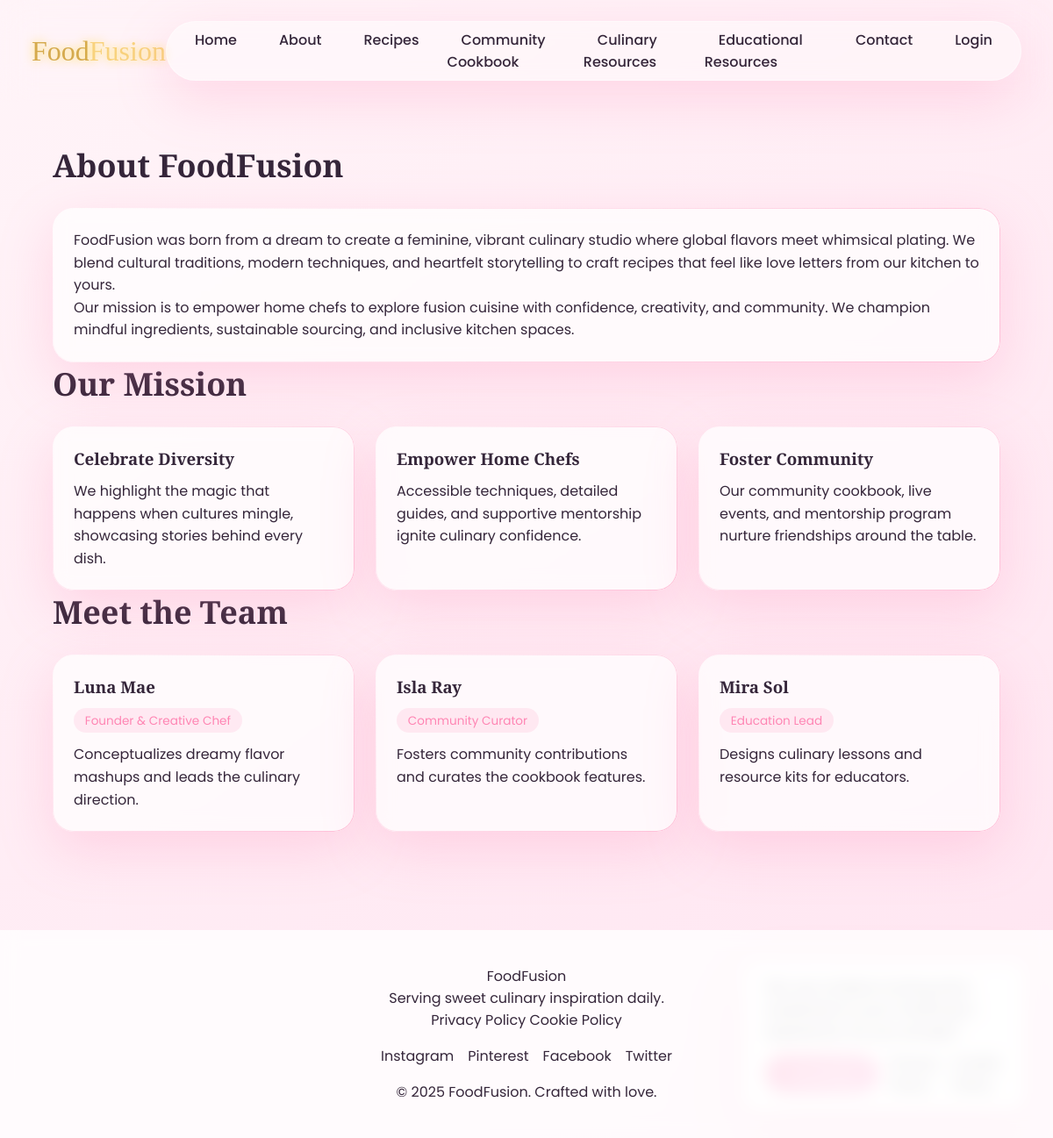
Page /about.php on the committed database.
### tables this page shows
CREATE TABLE team_members (
    id INT AUTO_INCREMENT PRIMARY KEY,
    name VARCHAR(120) NOT NULL,
    role VARCHAR(120) NOT NULL,
    bio TEXT NOT NULL,
    image_url VARCHAR(255) DEFAULT NULL,
    display_order INT DEFAULT 0
);

### includes/functions.php (called while the page is built, shortened)
<?php
function is_logged_in(): bool
{
    return isset($_SESSION['user_id']);
}
function sanitize(string $value): string
{
    return htmlspecialchars($value, ENT_QUOTES, 'UTF-8');
}

### about.php (the view, shortened to what this page needs)
<?php
require_once __DIR__ . '/includes/db.php';
require_once __DIR__ . '/includes/functions.php';
$teamStmt = $pdo->query("SELECT name, role, bio, image_url FROM team_members ORDER BY display_order");
$teamMembers = $teamStmt->fetchAll();
?>
<?php include __DIR__ . '/includes/header.php'; ?>
<section>
    <h1 class="section-title">About FoodFusion</h1>
    <div class="card">
        <p>FoodFusion was born from a dream to create a feminine, vibrant culinary studio where global flavors meet whimsical plating. We blend cultural traditions, modern techniques, and heartfelt storytelling to craft recipes that feel like love letters from our kitchen to yours.</p>
        <p>Our mission is to empower home chefs to explore fusion cuisine with confidence, creativity, and community. We champion mindful ingredients, sustainable sourcing, and inclusive kitchen spaces.</p>
    </div>
</section>
<section>
    <h2 class="section-title">Our Mission</h2>
    <div class="featured-grid">
        <div class="card">
            <h3>Celebrate Diversity</h3>
            <p>We highlight the magic that happens when cultures mingle, showcasing stories behind every dish.</p>
        </div>
        <div class="card">
            <h3>Empower Home Chefs</h3>
            <p>Accessible techniques, detailed guides, and supportive mentorship ignite culinary confidence.</p>
        </div>
        <div class="card">
            <h3>Foster Community</h3>
            <p>Our community cookbook, live events, and mentorship program nurture friendships around the table.</p>
        </div>
    </div>
</section>
<section>
    <h2 class="section-title">Meet the Team</h2>
    <div class="team-grid">
        <?php foreach ($teamMembers as $member): ?>
            <article class="card">
                <h3><?php echo sanitize($member['name']); ?></h3>
                <p class="badge"><?php echo sanitize($member['role']); ?></p>
                <p><?php echo sanitize($member['bio']); ?></p>
            </article>
        <?php endforeach; ?>
    </div>
</section>
<?php include __DIR__ . '/includes/footer.php'; ?>

### includes/header.php (shortened to what this page needs)
<?php
require_once __DIR__ . '/functions.php';
?>
<!DOCTYPE html>
<html lang="en">
<head>
    <link rel="stylesheet" href="assets/css/style.css">
</head>
<body>
<div class="cookie-banner" id="cookieBanner" role="dialog" aria-live="polite">
    <p>We use cookies to bring extra sweetness to your FoodFusion experience. Do you accept?</p>
    <div class="cookie-actions">
        <button class="btn" id="acceptCookies">Absolutely!</button>
        <a href="privacy.php">Privacy Policy</a>
        <a href="cookies.php">Cookie Policy</a>
    </div>
</div>
<header class="site-header">
    <div class="logo">Food<span>Fusion</span></div>
    <nav class="glass-nav" aria-label="Main navigation">
        <ul id="primary-menu">
            <li><a href="index.php">Home</a></li>
            <li><a href="about.php">About</a></li>
            <li><a href="recipes.php">Recipes</a></li>
            <li><a href="community.php">Community Cookbook</a></li>
            <li><a href="culinary_resources.php">Culinary Resources</a></li>
            <li><a href="educational_resources.php">Educational Resources</a></li>
            <li><a href="contact.php">Contact</a></li>
            <?php if (is_logged_in()): ?>
                <li><a href="logout.php">Logout</a></li>
                <?php if (is_admin()): ?>
                    <li><a href="admin.php">Admin</a></li>
                <?php endif; ?>
            <?php else: ?>
                <li><a href="login.php">Login</a></li>
            <?php endif; ?>
        </ul>
    </nav>
</header>
<main>

### includes/footer.php (shortened to what this page needs)
</main>
<footer class="site-footer">
    <div class="footer-brand">Food<span>Fusion</span></div>
    <p>Serving sweet culinary inspiration daily.</p>
    <div class="footer-links">
        <a href="privacy.php">Privacy Policy</a>
        <a href="cookies.php">Cookie Policy</a>
    </div>
    <div class="social-share">
        <a href="https://www.instagram.com" aria-label="Instagram" target="_blank" rel="noopener">Instagram</a>
        <a href="https://www.pinterest.com" aria-label="Pinterest" target="_blank" rel="noopener">Pinterest</a>
        <a href="https://www.facebook.com" aria-label="Facebook" target="_blank" rel="noopener">Facebook</a>
        <a href="https://www.twitter.com" aria-label="Twitter" target="_blank" rel="noopener">Twitter</a>
    </div>
    <p class="copyright">&copy; <?php echo date('Y'); ?> FoodFusion. Crafted with love.</p>
</footer>
</body>
</html>

### assets/css/style.css (style rules this page uses)
:root { --bg: #fff4f8; --primary: #ff85b3; --accent: #fbd786; --text: #35263a; --glass: rgba(255, 255, 255, 0.35); --glass-border: rgba(255, 255, 255, 0.4); --shadow: 0 20px 60px rgba(255, 133, 179, 0.25); }
* { margin: 0; padding: 0; box-sizing: border-box; }
body { font-family: 'Poppins', sans-serif; background: linear-gradient(145deg, var(--bg), #ffe5f1); color: var(--text); min-height: 100vh; }
a { color: inherit; text-decoration: none; }
ul { list-style: none; }
.site-header { position: sticky; top: 0; z-index: 999; display: flex; align-items: center; justify-content: space-between; padding: 1.5rem 3vw; backdrop-filter: blur(18px); }
.logo { font-family: 'Playfair Display', serif; font-size: 2rem; color: #d5aa4d; text-shadow: 0 0 12px rgba(255, 215, 0, 0.65); }
.logo span { color: #f8d27d; }
.glass-nav { background: var(--glass); border-radius: 999px; box-shadow: var(--shadow); border: 1px solid var(--glass-border); padding: 0.5rem 1rem; }
.glass-nav ul { display: flex; gap: 1rem; }
.glass-nav a { padding: 0.6rem 1rem; border-radius: 999px; transition: background 0.3s ease, transform 0.3s ease; font-weight: 500; }
main { padding: 3rem 5vw; }
.btn { background: linear-gradient(135deg, var(--primary), #ff9fd0); color: #fff; border: none; padding: 0.9rem 1.8rem; border-radius: 999px; font-weight: 600; cursor: pointer; transition: transform 0.3s ease, box-shadow 0.3s ease; }
.section-title { font-family: 'Playfair Display', serif; font-size: 2.25rem; margin-bottom: 1.5rem; }
.featured-grid, .recipes-grid, .team-grid, .resource-grid, .community-grid { display: grid; grid-template-columns: repeat(auto-fit, minmax(240px, 1fr)); gap: 1.5rem; }
.card { background: rgba(255, 255, 255, 0.7); backdrop-filter: blur(10px); padding: 1.5rem; border-radius: 24px; box-shadow: var(--shadow); position: relative; }
.card::before { content: ''; position: absolute; inset: 0; border-radius: 24px; padding: 1px; background: linear-gradient(135deg, rgba(255, 255, 255, 0.1), rgba(255, 133, 179, 0.5)); -webkit-mask: linear-gradient(#fff 0 0) content-box, linear-gradient(#fff 0 0); -webkit-mask-composite: xor; mask-composite: exclude; }
.card h3 { font-family: 'Playfair Display', serif; margin-bottom: 0.75rem; }
.card p { line-height: 1.6; }
.badge { display: inline-flex; align-items: center; gap: 0.3rem; background: rgba(255, 133, 179, 0.15); color: var(--primary); padding: 0.2rem 0.8rem; border-radius: 999px; font-size: 0.85rem; margin-bottom: 0.75rem; }
.site-footer { text-align: center; padding: 2.5rem 1.5rem; background: rgba(255, 255, 255, 0.8); margin-top: 4rem; backdrop-filter: blur(10px); }
.site-footer .social-share { display: flex; gap: 1rem; justify-content: center; margin: 1rem 0; }
.cookie-banner { position: fixed; bottom: 2rem; right: 2rem; background: rgba(255, 255, 255, 0.85); padding: 1rem 1.5rem; border-radius: 18px; box-shadow: var(--shadow); display: none; flex-direction: column; gap: 0.7rem; max-width: 320px; }
.cookie-banner.active { display: flex; }
.cookie-actions { display: flex; gap: 0.7rem; align-items: center; }

### rows in the picture
team_members: name "Luna Mae", role "Founder & Creative Chef", bio "Conceptualizes dreamy flavor mashups and leads the culinary direction."
team_members: name "Isla Ray", role "Community Curator", bio "Fosters community contributions and curates the cookbook features."
team_members: name "Mira Sol", role "Education Lead", bio "Designs culinary lessons and resource kits for educators."
